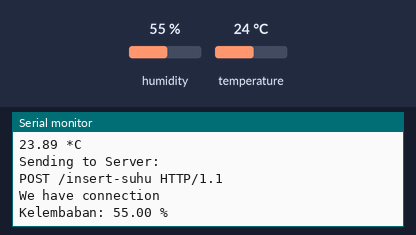
Simulated run of this sketch. Board: Arduino Uno, built with avr-gcc and run on an emulated ATmega328P. Parts: the last lines printed to the serial monitor. Inputs (shaded band) come from the test bench; at power-on: humidity 55 %, temperature 24 °C. WiFi joins after 1.5 s; servers stay silent unless stated; uploads are accepted with an empty reply.

Above: at 7.1 s.
7.2 s: humidity set to 22 %
At 9.8 s:
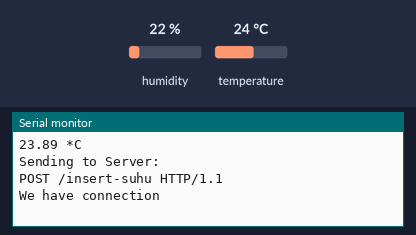
12.9 s: temperature set to 12 °C
At 17.12 s:
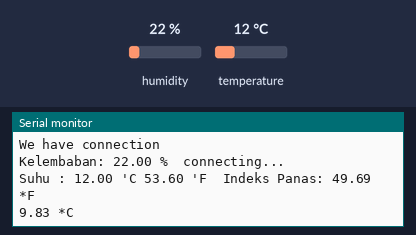
18.6 s: humidity set to 40 %
At 20.5 s:
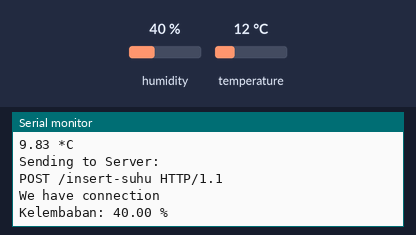
Timing chart, 0 to 22.0 s (numbered marks = the images above; inputs shaded):
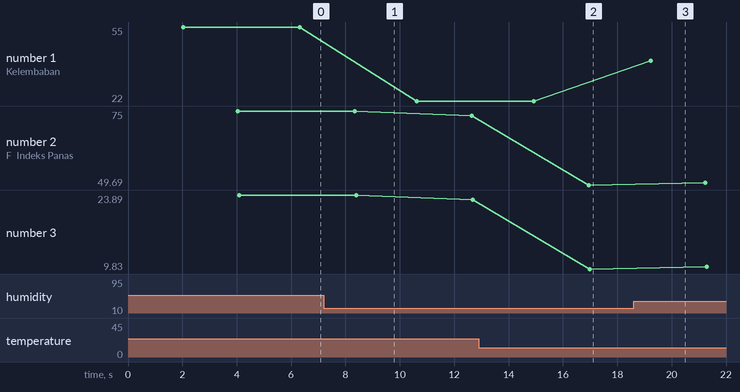

The sketch:

sketch_oct21a.ino
```cpp
#include "DHT.h" //library sensor yang telah diimportkan
#include <SPI.h>
#include <Ethernet.h>

#define DHTPIN 4     //Pin apa yang digunakan
#define DHTTYPE DHT11   // DHT 11

byte mac[] = { 0x28, 0xAA, 0xBB, 0xCC, 0xDA, 0x02 };
IPAddress ipAddress(192,168,196,55);
IPAddress ipDns(192,168,196,36);
IPAddress ipSubnet(255,255,252,0);
IPAddress ipGateway(192,168,196,10);

DHT dht(DHTPIN, DHTTYPE);

EthernetClient client;
char server[] = "192.168.197.208"; // ip penangkap

void setup() {
  Serial.begin(9600); //baud komunikasi serial
  Serial.println("Pengujian DHT11!"); //penulisan di serial monitor
  dht.begin(); //prosedur memulai pembacaan module sensor
  Ethernet.begin(mac, ipAddress, ipDns, ipGateway, ipSubnet);
}

void loop() {
  delay(2000);  //menunggu beberapa detik untuk pembacaan

  //pembacaan sensor membutuhkan waktu 250ms

  //Pembacaan untuk data kelembaban
  float humidity_1 = dht.readHumidity();
  //Pembacaan dalam format celcius (c)
  float celcius_1 = dht.readTemperature();
  //pembacaan dalam format Fahrenheit
  float fahrenheit_1 = dht.readTemperature(true);

  //mengecek pembacaan apakah terjadi kegagalan atau tidak
  if (isnan(humidity_1) || isnan(celcius_1) || isnan(fahrenheit_1)) {
    Serial.println("Pembacaan data dari module sensor gagal!");
    return;
  }

  float htof = dht.computeHeatIndex(fahrenheit_1, humidity_1);
  //Prosedur pembacaaan data indeks panas dalam bentuk fahreheit
  float htoc = dht.computeHeatIndex(celcius_1, humidity_1, false);
 //Prosedur pembacaaan data indeks panas dalam bentuk celcius

  //pembacaan nilai pembacaan data kelembaban
  Serial.print("Kelembaban: ");
  Serial.print(humidity_1);
  Serial.print(" %\t");

  // tambah ini
  delay(1000);
  delay(1000);
  Serial.println("connecting...");

  //pembacaan nilai pembacaan data suhu
  Serial.print("Suhu : ");
  Serial.print(celcius_1); //format derajat celcius
  Serial.print(" 'C ");
  Serial.print(fahrenheit_1); //format derajat fahrenheit
  Serial.print(" 'F\t");

  Serial.print("Indeks Panas: ");
  Serial.print(htof);
  Serial.println(" *F");

  Serial.print(htoc);
  Serial.println(" *C ");

  if (client.connect("192.168.197.208",2810)) {
    String temp = "suhuc=";
    temp += celcius_1;
    temp += "&suhuf=";
    temp += fahrenheit_1;
    temp += "&kelembaban=";
    temp += humidity_1;

    Serial.println("Sending to Server: ");
    client.println("POST /insert-suhu HTTP/1.1");
    Serial.println("POST /insert-suhu HTTP/1.1");
    client.println("Host: 192.168.197.208");
    client.println("Content-Type: application/x-www-form-urlencoded");
    client.println("Connection: close");
    client.println("User-Agent: Arduino/1.0");
    client.print("Content-Length: ");
    client.println(temp.length());
    client.println();
    client.print(temp);
    client.println();
    Serial.println("We have connection");
  } else {
    Serial.println("Cannot connect to Server");
  }

  if(client.connected()) {
    client.stop();
  }

  // sampai sini


}
```

Measured:
- after the input at 12.9 s, the serial monitor: prints a new line after 4.0 s (image 2)
- after the input at 18.6 s, the serial monitor: prints a new line after 0.63 s (image 3)
- plotted number 1: 55 → 22 after the input at 7.2 s, 22 → 40 after the input at 18.6 s
- plotted number 2: 75 → 73.45 after the input at 7.2 s, 73.45 → 49.69 after the input at 12.9 s, 49.69 → 50.54 after the input at 18.6 s
- plotted number 3: 23.89 → 23.03 after the input at 7.2 s, 23.03 → 9.83 after the input at 12.9 s, 9.83 → 10.3 after the input at 18.6 s
